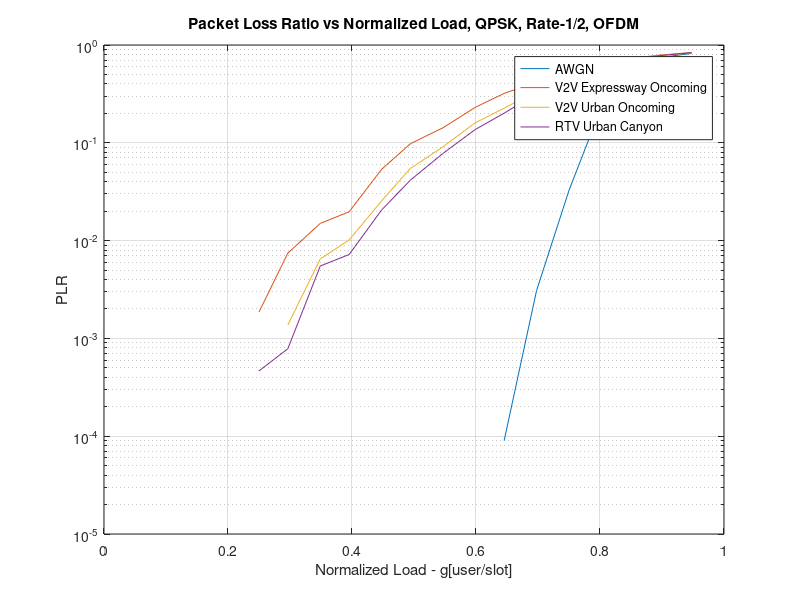

This chart was generated by the following MATLAB code:
clc;
clear;
close all;

%%

figure

%%
load('AWGNEbN010dB.mat');
semilogy(g,PLR);
hold on
%%
clear
load('V2Vc1EbN010dB.mat');
semilogy(g,PLR);
hold on
%%
clear
load('V2Vc2EbN010dB.mat');
semilogy(g,PLR);
hold on

%%
clear
load('V2Vc4EbN010dB.mat');
semilogy(g,PLR);
hold on

%%
% Plot the estimated PER
grid on;
legend('AWGN','V2V Expressway Oncoming','V2V Urban Oncoming','RTV Urban Canyon','location','best');
xlabel('Normalized Load - g[user/slot]');
ylabel('PLR');
title('Packet Loss Ratio vs Normalized Load, QPSK, Rate-1/2, OFDM');
%%

% print('-deps','-r600','FinalSIC.eps')
